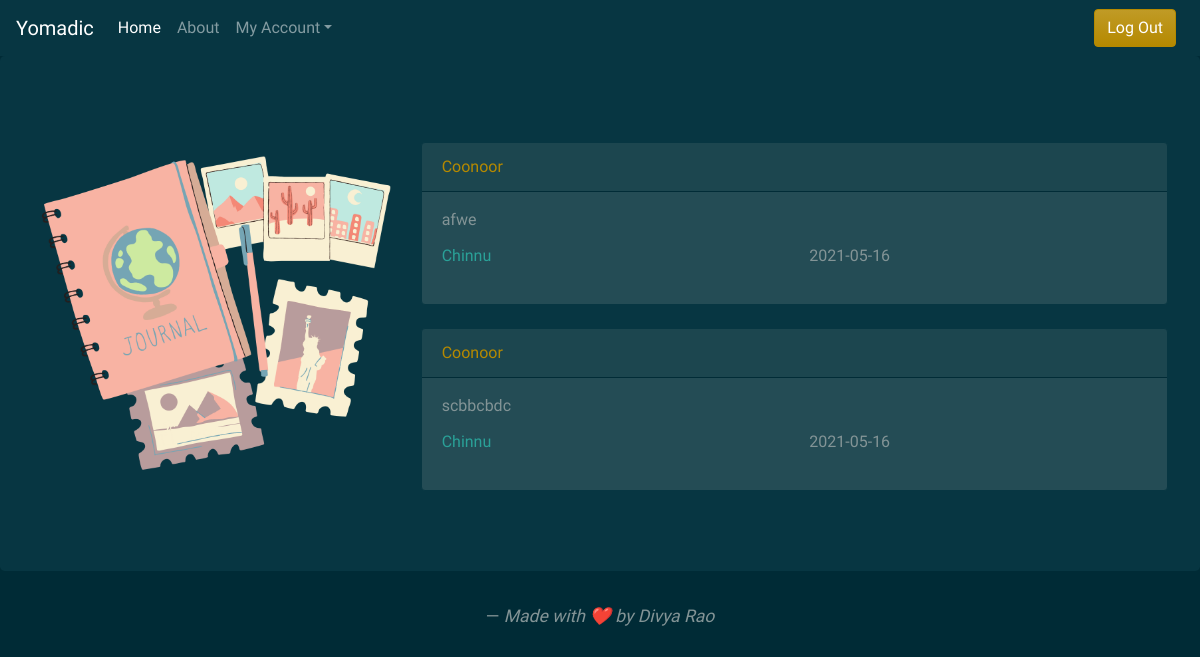
Before: /myPosts (signed in) with the older database file.
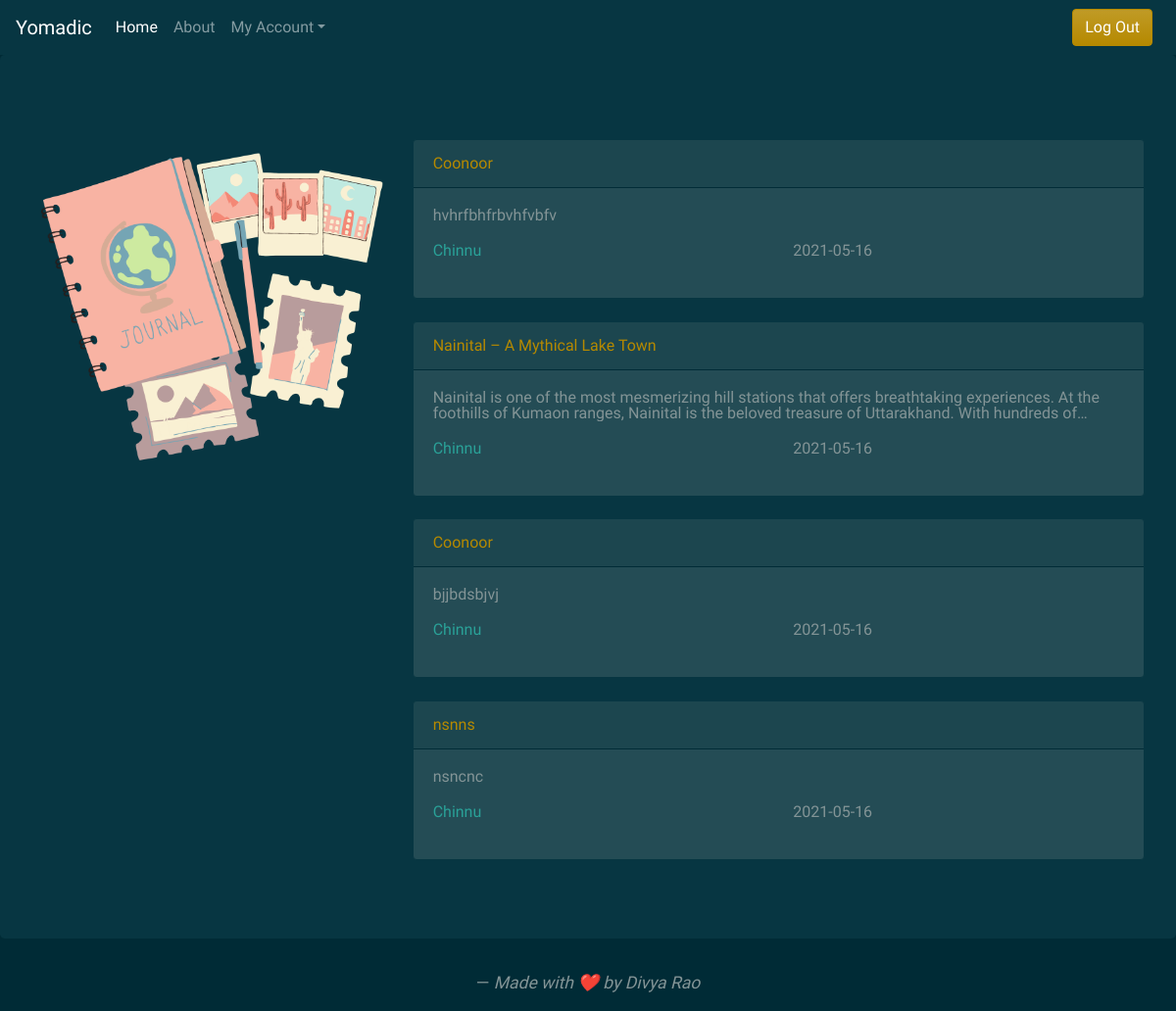
After: the same page with the newer database file.
### flaskapp/models.py (models this page shows, shortened)
class Post(db.Model):
    id = db.Column(db.Integer, primary_key=True)
    title = db.Column(db.String(100), nullable=False)
    date_posted = db.Column(db.DateTime, nullable=False, default=datetime.utcnow)
    content = db.Column(db.Text, nullable=False)
    category = db.Column(db.String(200),nullable=False )
    user_id = db.Column(db.Integer, db.ForeignKey('user.id'), nullable=False)

class User(db.Model , UserMixin):
    id = db.Column(db.Integer, primary_key=True)
    username = db.Column(db.String(20), unique=True, nullable=False)
    email = db.Column(db.String(120), unique=True, nullable=False)
    image_file = db.Column(db.String(20), nullable=False, default='default.png')
    password = db.Column(db.String(60), nullable=False)
    posts = db.relationship('Post', backref='author', lazy=True)

### flaskapp/routes.py (the view)
@app.route("/myPosts" ,  methods=['GET'])
@login_required
def myPosts():
    form = UpdateAccountForm()
    posts = Post.query.filter_by(author = current_user)
    return render_template('myPosts.html' , posts=posts)

### flaskapp/models.py (called while the page is built)
@login_manager.user_loader
def load_user(user_id):
    return User.query.get(int(user_id))

### flaskapp/templates/myPosts.html (shortened to what this page needs)
{% extends "layout.html" %} {% block content %}
<div class="jumbotron">
    <div class="row">
        <div class="col-lg-4">
            <img src="../static/assets/10.png" class="img-responsive" style="width:100%">
        </div>
        <div class="col-lg-8">
            {% for post in posts %}
            <div class="card border-dark mb-3" style="max-width: 50rem; margin-top:3%">
                <a class="card-header text-primary" href="{{ url_for('post', post_id=post.id) }}">{{ post.title }}</a>
                <div class="card-body">
                    <p class="card-text" style=" word-break: break-word;
                overflow: hidden;
                text-overflow: ellipsis;
                display: -webkit-box;
                line-height: 16px; /* fallback */
                max-height: 32px; /* fallback */
                -webkit-line-clamp: 2; /* number of lines to show */
                -webkit-box-orient: vertical;">{{ post.content }}</p>
                    <div class="row">
                        <div class="col">
                            <p class="text-success">{{ post.author.username }}</p>
                        </div>
                        <div class="col">
                            <p>{{ post.date_posted.strftime('%Y-%m-%d') }}</p>
                        </div>
                    </div>
                </div>
            </div>
            {% endfor %}
        </div>
    </div>
</div>
    {% endblock content %}

Changed rows visible on the page:
removed Post: title "Coonoor", content "afwe", author.username "Chinnu", date_posted "2021-05-16"
removed Post: title "Coonoor", content "scbbcbdc", author.username "Chinnu", date_posted "2021-05-16"
added Post: title "Coonoor", content "hvhrfbhfrbvhfvbfv", author.username "Chinnu", date_posted "2021-05-16"
added Post: title "Nainital – A Mythical Lake Town", content "Nainital is one of the most mesmerizing hill stations that offers breathtaking experiences. At the foothills of Kumaon ranges, Nainital is the beloved treasure of Uttarakhand. With hundreds…", author.username "Chinnu", date_posted "2021-05-16"
added Post: title "Coonoor", content "bjjbdsbjvj", author.username "Chinnu", date_posted "2021-05-16"
added Post: title "nsnns", content "nsncnc", author.username "Chinnu", date_posted "2021-05-16"
